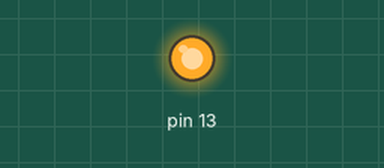
A sketch run on a simulated Arduino Uno, built with avr-gcc and run on an emulated ATmega328P. On the bench: output pins drawn as LEDs (lit = HIGH).

Above: at 0.1 s.
Timing chart, 0 to 1.6 s (numbered marks = the images above):
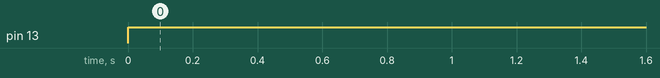

The sketch:

test3.ino
```cpp
void setup()
{
	pinMode(13, OUTPUT);
}
void loop()
{
	int numberSeven = 7;
	if(numberSeven == 7){
		digitalWrite(13, HIGH);
	}else{
		digitalWrite(13, LOW);
	}
}
```

Measured:
- by itself, pin 13: LOW → HIGH at 0.00 s
